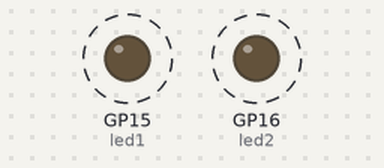
The program below on a simulated Raspberry Pi Pico running MicroPython. Parts: output pins drawn as LEDs (lit = HIGH). Dashed ring = blinking.

Above: at 0.2 s.
Timing chart, 0 to 4.6 s (numbered marks = the images above):
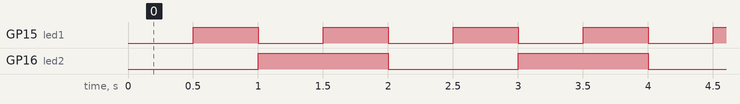

Measured:
- by itself, GP15 (led1): alternates HIGH for 0.50 s and LOW for 0.50 s
- by itself, GP16 (led2): alternates HIGH for 1.0 s and LOW for 1.0 s
- by itself, everything shown: repeats every 2.0 s, in 4 steps

The program:

main.py
```python
from machine import Pin
import time

led1 = Pin(15, Pin.OUT)
led2 = Pin(16, Pin.OUT)

last1 = time.ticks_ms()
last2 = time.ticks_ms()

while True:
    now = time.ticks_ms()

    if time.ticks_diff(now, last1) >= 500:
        led1.toggle()
        last1 = now

    if time.ticks_diff(now, last2) >= 1000:
        led2.toggle()
        last2 = now
```
